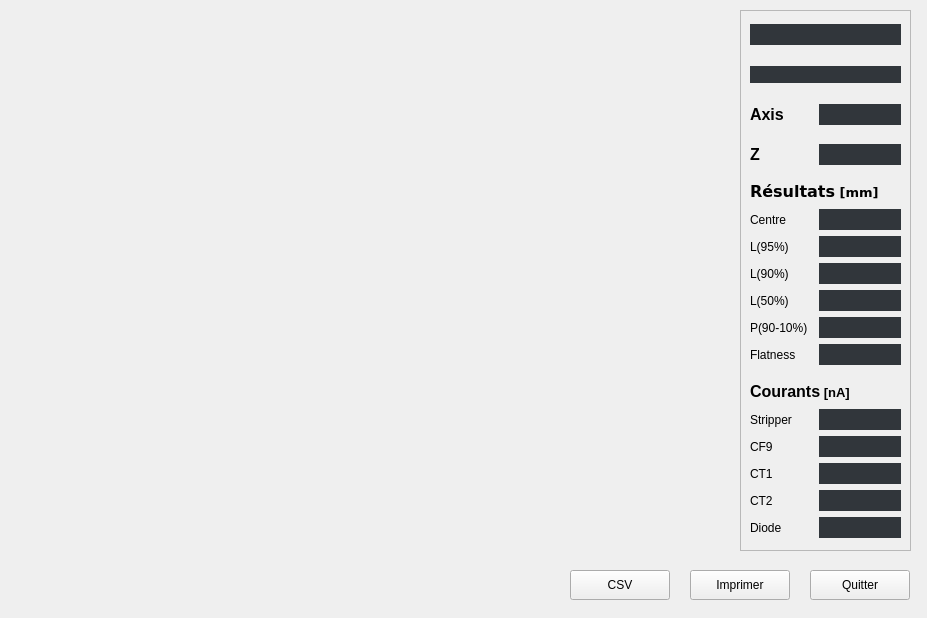
<?xml version="1.0" encoding="UTF-8"?>
<ui version="4.0">
 <class>ShowBeamProfileDialog</class>
 <widget class="QWidget" name="ShowBeamProfileDialog">
  <property name="geometry">
   <rect>
    <x>0</x>
    <y>0</y>
    <width>927</width>
    <height>618</height>
   </rect>
  </property>
  <property name="windowTitle">
   <string>Form</string>
  </property>
  <property name="styleSheet">
   <string notr="true"/>
  </property>
  <widget class="QCustomPlot" name="customPlot_beamProfile" native="true">
   <property name="geometry">
    <rect>
     <x>10</x>
     <y>10</y>
     <width>711</width>
     <height>541</height>
    </rect>
   </property>
  </widget>
  <widget class="QFrame" name="frame">
   <property name="geometry">
    <rect>
     <x>740</x>
     <y>10</y>
     <width>171</width>
     <height>541</height>
    </rect>
   </property>
   <property name="frameShape">
    <enum>QFrame::StyledPanel</enum>
   </property>
   <property name="frameShadow">
    <enum>QFrame::Raised</enum>
   </property>
   <widget class="QWidget" name="verticalLayoutWidget_5">
    <property name="geometry">
     <rect>
      <x>10</x>
      <y>370</y>
      <width>151</width>
      <height>158</height>
     </rect>
    </property>
    <layout class="QVBoxLayout" name="p_verticalLayout_5">
     <item>
      <widget class="QLabel" name="p_label_profileX_title_2">
       <property name="text">
        <string>&lt;html&gt;&lt;head/&gt;&lt;body&gt;&lt;p&gt;&lt;span style=&quot; font-size:12pt; font-weight:600;&quot;&gt;Courants&lt;/span&gt;&lt;span style=&quot; font-size:10pt; font-weight:600;&quot;&gt; [nA]&lt;/span&gt;&lt;/p&gt;&lt;/body&gt;&lt;/html&gt;</string>
       </property>
      </widget>
     </item>
     <item>
      <layout class="QFormLayout" name="p_formLayout_4">
       <item row="0" column="0">
        <widget class="QLabel" name="p_label_profileY_centre_2">
         <property name="minimumSize">
          <size>
           <width>63</width>
           <height>0</height>
          </size>
         </property>
         <property name="text">
          <string>Stripper</string>
         </property>
        </widget>
       </item>
       <item row="1" column="0">
        <widget class="QLabel" name="p_label_profileY_centre_3">
         <property name="minimumSize">
          <size>
           <width>63</width>
           <height>0</height>
          </size>
         </property>
         <property name="text">
          <string>CF9</string>
         </property>
        </widget>
       </item>
       <item row="2" column="0">
        <widget class="QLabel" name="p_label_profileY_centre_4">
         <property name="minimumSize">
          <size>
           <width>63</width>
           <height>0</height>
          </size>
         </property>
         <property name="text">
          <string>CT1</string>
         </property>
        </widget>
       </item>
       <item row="3" column="0">
        <widget class="QLabel" name="p_label_profileY_centre_5">
         <property name="minimumSize">
          <size>
           <width>63</width>
           <height>0</height>
          </size>
         </property>
         <property name="text">
          <string>CT2</string>
         </property>
        </widget>
       </item>
       <item row="0" column="1">
        <widget class="QLineEdit" name="lineEdit_stripper">
         <property name="font">
          <font>
           <pointsize>12</pointsize>
           <weight>75</weight>
           <bold>true</bold>
          </font>
         </property>
         <property name="styleSheet">
          <string notr="true">color: CornflowerBlue;
border: none;
background: rgb(49, 54, 59);
</string>
         </property>
         <property name="alignment">
          <set>Qt::AlignCenter</set>
         </property>
         <property name="readOnly">
          <bool>true</bool>
         </property>
        </widget>
       </item>
       <item row="1" column="1">
        <widget class="QLineEdit" name="lineEdit_cf9">
         <property name="font">
          <font>
           <pointsize>12</pointsize>
           <weight>75</weight>
           <bold>true</bold>
          </font>
         </property>
         <property name="styleSheet">
          <string notr="true">color: CornflowerBlue;
border: none;
background: rgb(49, 54, 59);
</string>
         </property>
         <property name="alignment">
          <set>Qt::AlignCenter</set>
         </property>
         <property name="readOnly">
          <bool>true</bool>
         </property>
        </widget>
       </item>
       <item row="2" column="1">
        <widget class="QLineEdit" name="lineEdit_chambre1">
         <property name="font">
          <font>
           <pointsize>12</pointsize>
           <weight>75</weight>
           <bold>true</bold>
          </font>
         </property>
         <property name="styleSheet">
          <string notr="true">color: CornflowerBlue;
border: none;
background: rgb(49, 54, 59);</string>
         </property>
         <property name="alignment">
          <set>Qt::AlignCenter</set>
         </property>
         <property name="readOnly">
          <bool>true</bool>
         </property>
        </widget>
       </item>
       <item row="3" column="1">
        <widget class="QLineEdit" name="lineEdit_chambre2">
         <property name="font">
          <font>
           <pointsize>12</pointsize>
           <weight>75</weight>
           <bold>true</bold>
          </font>
         </property>
         <property name="styleSheet">
          <string notr="true">color: CornflowerBlue;
border: none;
background: rgb(49, 54, 59);
</string>
         </property>
         <property name="alignment">
          <set>Qt::AlignCenter</set>
         </property>
         <property name="readOnly">
          <bool>true</bool>
         </property>
        </widget>
       </item>
       <item row="4" column="0">
        <widget class="QLabel" name="p_label_profileY_centre_6">
         <property name="minimumSize">
          <size>
           <width>63</width>
           <height>0</height>
          </size>
         </property>
         <property name="text">
          <string>Diode</string>
         </property>
        </widget>
       </item>
       <item row="4" column="1">
        <widget class="QLineEdit" name="lineEdit_diode">
         <property name="font">
          <font>
           <pointsize>12</pointsize>
           <weight>75</weight>
           <bold>true</bold>
          </font>
         </property>
         <property name="styleSheet">
          <string notr="true">color: CornflowerBlue;
border: none;
background: rgb(49, 54, 59);
</string>
         </property>
         <property name="alignment">
          <set>Qt::AlignCenter</set>
         </property>
         <property name="readOnly">
          <bool>true</bool>
         </property>
        </widget>
       </item>
      </layout>
     </item>
    </layout>
   </widget>
   <widget class="QWidget" name="verticalLayoutWidget">
    <property name="geometry">
     <rect>
      <x>10</x>
      <y>170</y>
      <width>151</width>
      <height>185</height>
     </rect>
    </property>
    <layout class="QVBoxLayout" name="verticalLayout">
     <item>
      <widget class="QLabel" name="p_label_profileX_title_3">
       <property name="text">
        <string>&lt;html&gt;&lt;head/&gt;&lt;body&gt;&lt;pre style=&quot; margin-top:12px; margin-bottom:12px; margin-left:0px; margin-right:0px; -qt-block-indent:0; text-indent:0px;&quot;&gt;&lt;span style=&quot; font-size:12pt; font-weight:600;&quot;&gt;Résultats&lt;/span&gt;&lt;span style=&quot; font-size:10pt; font-weight:600;&quot;&gt; [mm]&lt;/span&gt;&lt;/pre&gt;&lt;/body&gt;&lt;/html&gt;</string>
       </property>
      </widget>
     </item>
     <item>
      <layout class="QFormLayout" name="p_formLayout_profileX_results">
       <item row="0" column="0">
        <widget class="QLabel" name="p_label_profileX_centre">
         <property name="minimumSize">
          <size>
           <width>63</width>
           <height>0</height>
          </size>
         </property>
         <property name="text">
          <string>Centre</string>
         </property>
        </widget>
       </item>
       <item row="0" column="1">
        <widget class="QLineEdit" name="lineEdit_centre">
         <property name="font">
          <font>
           <pointsize>12</pointsize>
           <weight>75</weight>
           <bold>true</bold>
          </font>
         </property>
         <property name="styleSheet">
          <string notr="true">border: none;
color: CornflowerBlue;
background: rgb(49, 54, 59);
</string>
         </property>
         <property name="alignment">
          <set>Qt::AlignCenter</set>
         </property>
         <property name="readOnly">
          <bool>true</bool>
         </property>
        </widget>
       </item>
       <item row="1" column="0">
        <widget class="QLabel" name="p_label_profileX_95">
         <property name="minimumSize">
          <size>
           <width>63</width>
           <height>0</height>
          </size>
         </property>
         <property name="text">
          <string>L(95%)</string>
         </property>
        </widget>
       </item>
       <item row="1" column="1">
        <widget class="QLineEdit" name="lineEdit_width95">
         <property name="font">
          <font>
           <pointsize>12</pointsize>
           <weight>75</weight>
           <bold>true</bold>
          </font>
         </property>
         <property name="styleSheet">
          <string notr="true">border: none;
color: CornflowerBlue;
background: rgb(49, 54, 59);
</string>
         </property>
         <property name="alignment">
          <set>Qt::AlignCenter</set>
         </property>
         <property name="readOnly">
          <bool>true</bool>
         </property>
        </widget>
       </item>
       <item row="2" column="0">
        <widget class="QLabel" name="p_label_profileX_90">
         <property name="minimumSize">
          <size>
           <width>63</width>
           <height>0</height>
          </size>
         </property>
         <property name="text">
          <string>L(90%)</string>
         </property>
        </widget>
       </item>
       <item row="2" column="1">
        <widget class="QLineEdit" name="lineEdit_width90">
         <property name="font">
          <font>
           <pointsize>12</pointsize>
           <weight>75</weight>
           <bold>true</bold>
          </font>
         </property>
         <property name="styleSheet">
          <string notr="true">border: none;
color: CornflowerBlue;
background: rgb(49, 54, 59);
</string>
         </property>
         <property name="alignment">
          <set>Qt::AlignCenter</set>
         </property>
         <property name="readOnly">
          <bool>true</bool>
         </property>
        </widget>
       </item>
       <item row="3" column="0">
        <widget class="QLabel" name="p_label_profileX_50">
         <property name="minimumSize">
          <size>
           <width>63</width>
           <height>0</height>
          </size>
         </property>
         <property name="text">
          <string>L(50%)</string>
         </property>
        </widget>
       </item>
       <item row="3" column="1">
        <widget class="QLineEdit" name="lineEdit_width50">
         <property name="font">
          <font>
           <pointsize>12</pointsize>
           <weight>75</weight>
           <bold>true</bold>
          </font>
         </property>
         <property name="styleSheet">
          <string notr="true">border: none;
color: CornflowerBlue;
background: rgb(49, 54, 59);
</string>
         </property>
         <property name="alignment">
          <set>Qt::AlignCenter</set>
         </property>
         <property name="readOnly">
          <bool>true</bool>
         </property>
        </widget>
       </item>
       <item row="4" column="0">
        <widget class="QLabel" name="p_label_profileX_penumbra">
         <property name="minimumSize">
          <size>
           <width>63</width>
           <height>0</height>
          </size>
         </property>
         <property name="text">
          <string>P(90-10%)</string>
         </property>
        </widget>
       </item>
       <item row="4" column="1">
        <widget class="QLineEdit" name="lineEdit_penumbra">
         <property name="font">
          <font>
           <pointsize>12</pointsize>
           <weight>75</weight>
           <bold>true</bold>
          </font>
         </property>
         <property name="styleSheet">
          <string notr="true">border: none;
color: CornflowerBlue;
background: rgb(49, 54, 59);
</string>
         </property>
         <property name="alignment">
          <set>Qt::AlignCenter</set>
         </property>
         <property name="readOnly">
          <bool>true</bool>
         </property>
        </widget>
       </item>
       <item row="5" column="0">
        <widget class="QLabel" name="p_label_profileX_91">
         <property name="minimumSize">
          <size>
           <width>63</width>
           <height>0</height>
          </size>
         </property>
         <property name="text">
          <string>Flatness</string>
         </property>
        </widget>
       </item>
       <item row="5" column="1">
        <widget class="QLineEdit" name="lineEdit_flatness">
         <property name="font">
          <font>
           <pointsize>12</pointsize>
           <weight>75</weight>
           <bold>true</bold>
          </font>
         </property>
         <property name="styleSheet">
          <string notr="true">border: none;
color: CornflowerBlue;
background: rgb(49, 54, 59);
</string>
         </property>
         <property name="alignment">
          <set>Qt::AlignCenter</set>
         </property>
         <property name="readOnly">
          <bool>true</bool>
         </property>
        </widget>
       </item>
      </layout>
     </item>
    </layout>
   </widget>
   <widget class="QWidget" name="horizontalLayoutWidget">
    <property name="geometry">
     <rect>
      <x>10</x>
      <y>90</y>
      <width>151</width>
      <height>29</height>
     </rect>
    </property>
    <layout class="QHBoxLayout" name="horizontalLayout">
     <item>
      <widget class="QLabel" name="p_label_profileX_title_4">
       <property name="minimumSize">
        <size>
         <width>63</width>
         <height>0</height>
        </size>
       </property>
       <property name="text">
        <string>&lt;html&gt;&lt;head/&gt;&lt;body&gt;&lt;p&gt;&lt;span style=&quot; font-size:12pt; font-weight:600;&quot;&gt;Axis&lt;/span&gt;&lt;/p&gt;&lt;/body&gt;&lt;/html&gt;</string>
       </property>
      </widget>
     </item>
     <item>
      <widget class="QLineEdit" name="lineEdit_axis">
       <property name="font">
        <font>
         <pointsize>12</pointsize>
         <weight>75</weight>
         <bold>true</bold>
        </font>
       </property>
       <property name="styleSheet">
        <string notr="true">color: CornflowerBlue;
border: none;
background: rgb(49, 54, 59);</string>
       </property>
       <property name="alignment">
        <set>Qt::AlignCenter</set>
       </property>
       <property name="readOnly">
        <bool>true</bool>
       </property>
      </widget>
     </item>
    </layout>
   </widget>
   <widget class="QWidget" name="horizontalLayoutWidget_2">
    <property name="geometry">
     <rect>
      <x>10</x>
      <y>10</y>
      <width>151</width>
      <height>29</height>
     </rect>
    </property>
    <layout class="QHBoxLayout" name="horizontalLayout_2">
     <item>
      <widget class="QLineEdit" name="lineEdit_hardware">
       <property name="font">
        <font>
         <pointsize>12</pointsize>
         <weight>75</weight>
         <bold>true</bold>
        </font>
       </property>
       <property name="styleSheet">
        <string notr="true">color: CornflowerBlue;
border: none;
background: rgb(49, 54, 59);</string>
       </property>
       <property name="alignment">
        <set>Qt::AlignCenter</set>
       </property>
       <property name="readOnly">
        <bool>true</bool>
       </property>
      </widget>
     </item>
    </layout>
   </widget>
   <widget class="QWidget" name="horizontalLayoutWidget_3">
    <property name="geometry">
     <rect>
      <x>10</x>
      <y>130</y>
      <width>151</width>
      <height>29</height>
     </rect>
    </property>
    <layout class="QHBoxLayout" name="horizontalLayout_3">
     <item>
      <widget class="QLabel" name="p_label_profileX_title_6">
       <property name="minimumSize">
        <size>
         <width>63</width>
         <height>0</height>
        </size>
       </property>
       <property name="text">
        <string>&lt;html&gt;&lt;head/&gt;&lt;body&gt;&lt;p&gt;&lt;span style=&quot; font-size:12pt; font-weight:600;&quot;&gt;Z&lt;/span&gt;&lt;/p&gt;&lt;/body&gt;&lt;/html&gt;</string>
       </property>
      </widget>
     </item>
     <item>
      <widget class="QLineEdit" name="lineEdit_z">
       <property name="font">
        <font>
         <pointsize>12</pointsize>
         <weight>75</weight>
         <bold>true</bold>
        </font>
       </property>
       <property name="styleSheet">
        <string notr="true">color: CornflowerBlue;
border: none;
background: rgb(49, 54, 59);
</string>
       </property>
       <property name="alignment">
        <set>Qt::AlignCenter</set>
       </property>
       <property name="readOnly">
        <bool>true</bool>
       </property>
      </widget>
     </item>
    </layout>
   </widget>
   <widget class="QWidget" name="horizontalLayoutWidget_4">
    <property name="geometry">
     <rect>
      <x>10</x>
      <y>50</y>
      <width>151</width>
      <height>29</height>
     </rect>
    </property>
    <layout class="QHBoxLayout" name="horizontalLayout_4">
     <item>
      <widget class="QLineEdit" name="lineEdit_date">
       <property name="font">
        <font>
         <pointsize>10</pointsize>
         <weight>75</weight>
         <bold>true</bold>
        </font>
       </property>
       <property name="styleSheet">
        <string notr="true">color: CornflowerBlue;
border: none;
background: rgb(49, 54, 59);
</string>
       </property>
       <property name="alignment">
        <set>Qt::AlignCenter</set>
       </property>
       <property name="readOnly">
        <bool>true</bool>
       </property>
      </widget>
     </item>
    </layout>
   </widget>
  </widget>
  <widget class="QPushButton" name="pushButton_close">
   <property name="geometry">
    <rect>
     <x>810</x>
     <y>570</y>
     <width>100</width>
     <height>30</height>
    </rect>
   </property>
   <property name="maximumSize">
    <size>
     <width>200</width>
     <height>16777215</height>
    </size>
   </property>
   <property name="text">
    <string>Quitter</string>
   </property>
  </widget>
  <widget class="QPushButton" name="pushButton_export_csv">
   <property name="geometry">
    <rect>
     <x>570</x>
     <y>570</y>
     <width>100</width>
     <height>30</height>
    </rect>
   </property>
   <property name="maximumSize">
    <size>
     <width>200</width>
     <height>16777215</height>
    </size>
   </property>
   <property name="text">
    <string>CSV</string>
   </property>
  </widget>
  <widget class="QPushButton" name="pushButton_print">
   <property name="geometry">
    <rect>
     <x>690</x>
     <y>570</y>
     <width>100</width>
     <height>30</height>
    </rect>
   </property>
   <property name="maximumSize">
    <size>
     <width>200</width>
     <height>16777215</height>
    </size>
   </property>
   <property name="text">
    <string>Imprimer</string>
   </property>
  </widget>
 </widget>
 <customwidgets>
  <customwidget>
   <class>QCustomPlot</class>
   <extends>QWidget</extends>
   <header>qcustomplot.h</header>
   <container>1</container>
  </customwidget>
 </customwidgets>
 <resources/>
 <connections/>
</ui>
